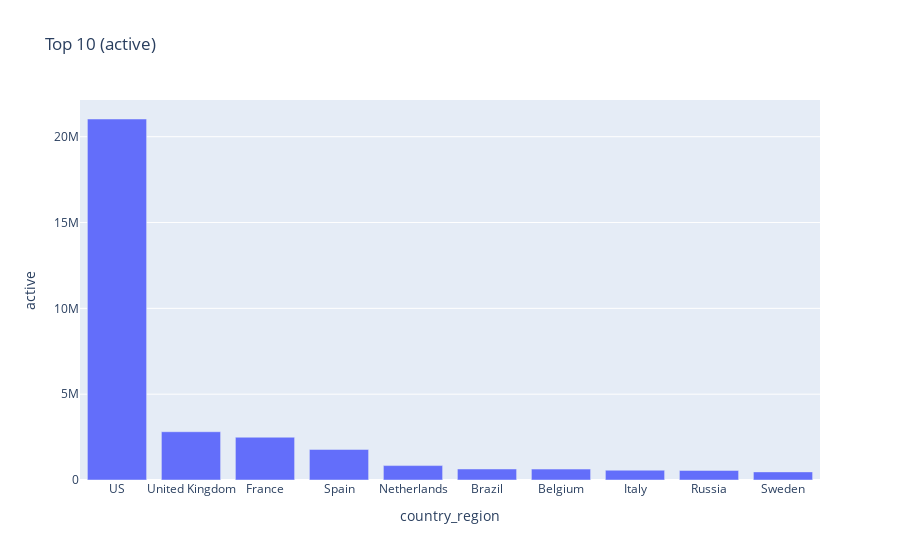

The notebook cell saved with this chart:
### Code cell
plot_top10('active')

### Figure 1 — Plotly figure (JSON) as saved in the notebook; plotly's stock layout.template omitted (floating-point values rounded to 4 significant figures)
{"data": [{"alignmentgroup": "True", "hovertemplate": "country_region=%{x}<br>active=%{y}<extra></extra>", "legendgroup": "", "marker": {"color": "#636efa"}, "name": "", "offsetgroup": "", "orientation": "v", "showlegend": false, "textposition": "auto", "type": "bar", "x": ["US", "United Kingdom", "France", "Spain", "Netherlands", "Brazil", "Belgium", "Italy", "Russia", "Sweden"], "xaxis": "x", "y": [21031410, 2812814, 2491737, 1780738, 840203, 641570, 635849, 571055, 556832, 473022], "yaxis": "y"}], "layout": {"barmode": "relative", "legend": {"tracegroupgap": 0}, "title": {"text": "Top 10 (active)"}, "xaxis": {"anchor": "y", "domain": [0, 1], "title": {"text": "country_region"}}, "yaxis": {"anchor": "x", "domain": [0, 1], "title": {"text": "active"}}}}
